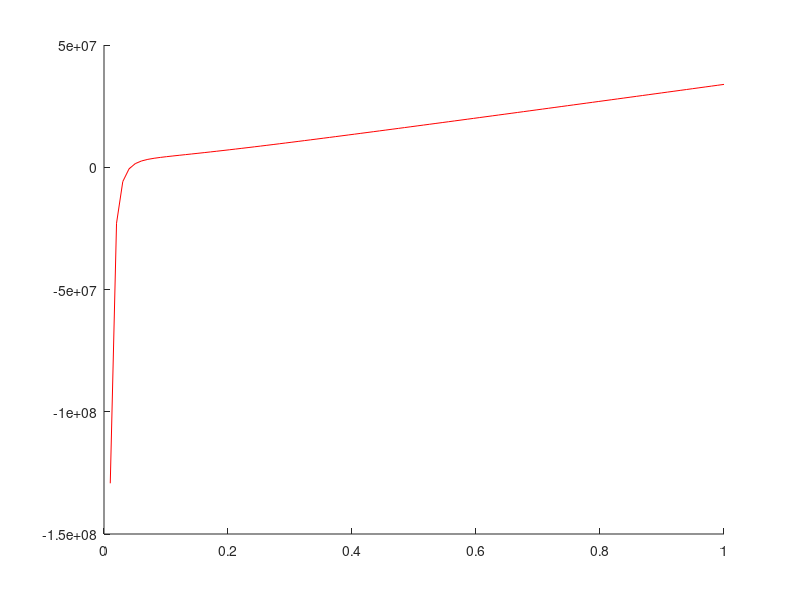
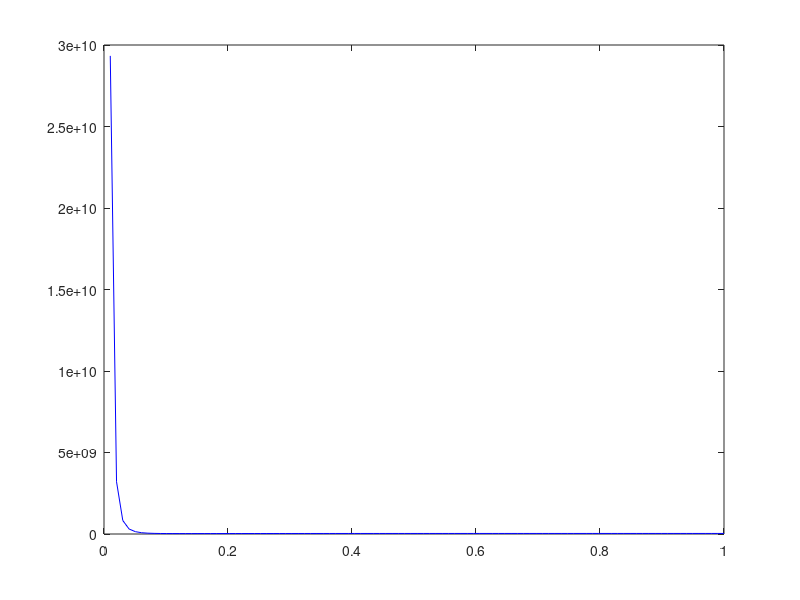

These charts were generated, in order, by the following MATLAB code: (Note: this script raises an error after producing the figures.)
clear all; clc;
a=0.401;
b=42.7e-6;
N = 1000;
T = 300;
p = 3.5e7;
k = 1.3806503e-23;
tol = 1e-12;
f = @(v) (p+a*(N./v).^2).*(v-N*b)-k*N*T;
df = @(v) (-2*a*(N^2)./(v.^3)).*(v-N*b) +(p+a*(N./v).^2);
v = linspace(0,1,100);
figure(1);
hold on;
plot(v,f(v),'r-');
hold off;
figure(2)
plot(v,df(v),'b-');
[v,h,it] = Newton(f,df,0.04,500,tol);
v
it
